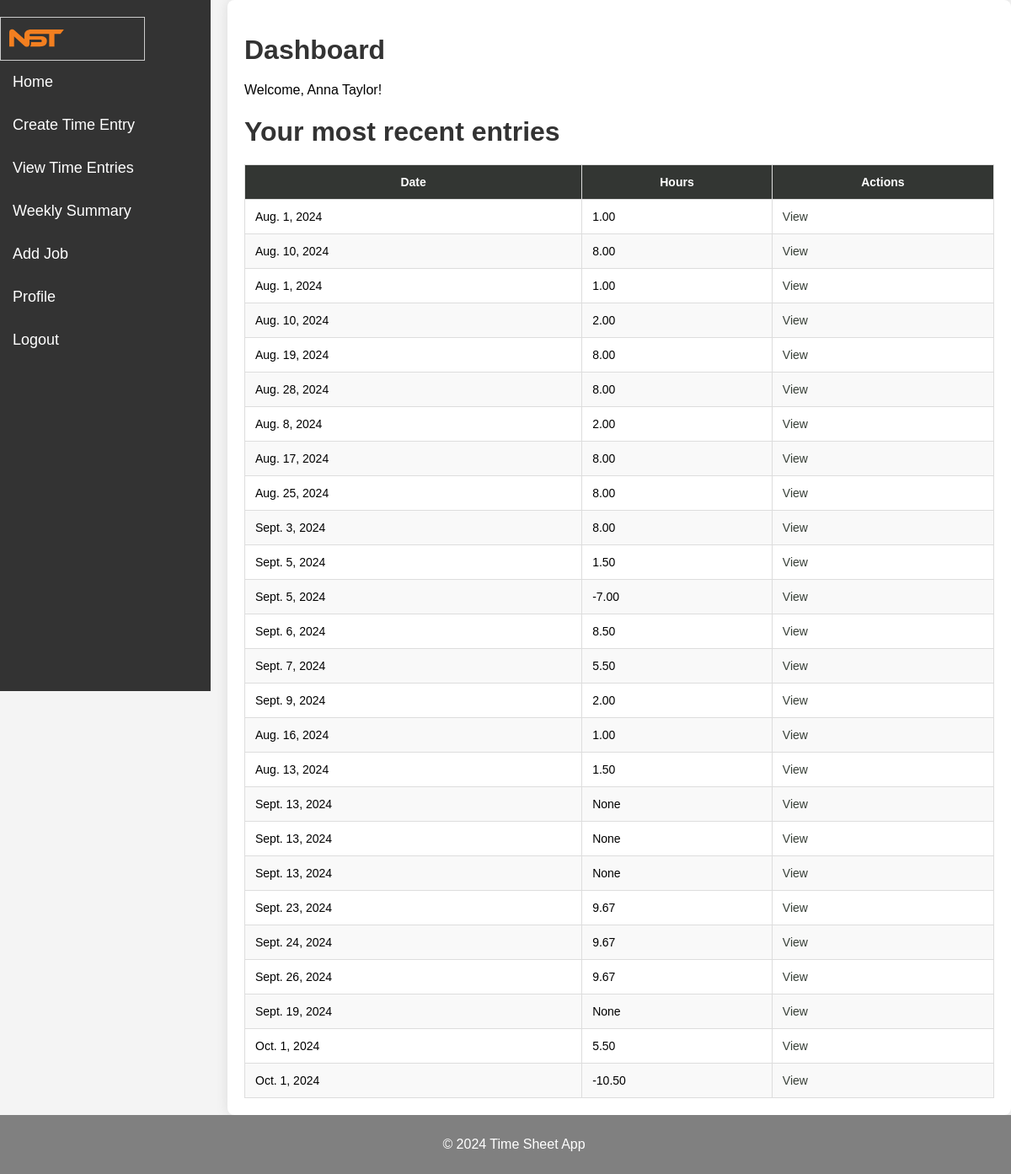
The app's page /time-entry/ (signed in) with its own data.
### accounts/models.py (models this page shows)
class CustomUser(AbstractUser):
    pass

### timesheets/models.py (models this page shows, shortened)
class TimeEntry(models.Model):
    LOCATION_CHOICES = [
        ('Home', 'Home'),
        ('Office', 'Office'),
    ]
    id = models.AutoField(primary_key=True)
    date = models.DateField(default=datetime.today)  # New field for date
    user = models.ForeignKey(settings.AUTH_USER_MODEL, on_delete=models.CASCADE)
    start_location = models.CharField(max_length=10, choices=LOCATION_CHOICES, default='Home')
    end_location = models.CharField(max_length=10, choices=LOCATION_CHOICES, default='Home')
    initial_mileage = models.DecimalField(max_digits=7, decimal_places=2, null=True, blank=True)
    final_mileage = models.DecimalField(max_digits=7, decimal_places=2, null=True, blank=True)
    activity_start_mileage = models.DecimalField(max_digits=7, decimal_places=2, null=True, blank=True)
    activity_end_mileage = models.DecimalField(max_digits=7, decimal_places=2, null=True, blank=True)
    total_miles = models.DecimalField(max_digits=7, decimal_places=2, null=True, blank=True)
    travel_miles_subtract = models.DecimalField(max_digits=7, decimal_places=2, null=True, blank=True)
    miles_to_be_paid = models.DecimalField(max_digits=7, decimal_places=2, null=True, blank=True)
    initial_leave_time = models.TimeField(null=True, blank=True)
    final_arrive_time = models.TimeField(null=True, blank=True)
    start_time = models.TimeField(null=True, blank=True)
    end_time = models.TimeField(null=True, blank=True)
    activity_arrive_time = models.TimeField(null=True, blank=True)
    activity_leave_time = models.TimeField(null=True, blank=True)
    hours_on_site = models.DecimalField(max_digits=5, decimal_places=2, null=True, blank=True)
    hours_for_the_day = models.DecimalField(max_digits=5, decimal_places=2, null=True, blank=True)
    travel_time_subtract = models.DecimalField(max_digits=5, decimal_places=2, null=True, blank=True)
    hours_to_be_paid = models.DecimalField(max_digits=5, decimal_places=2, null=True, blank=True)

### timesheets/views.py (the view)
# urls.py: 2. Add a URL to urlpatterns:  path('', views.home, name='home')
@login_required
def home(request):
    if request.user.is_superuser:
        time_entries = TimeEntry.objects.all()
    else:
        time_entries = TimeEntry.objects.filter(user=request.user)
    return render(request, 'timesheets/home.html',{'time_entries': time_entries})

### timesheets/templates/timesheets/home.html (shortened to what this page needs)
{% extends 'timesheets/base.html' %}
{% block content %}
<h1>Dashboard</h1>
<p>Welcome, {{ user.first_name }} {{ user.last_name }}!</p>
<h1>Your most recent entries</h1>
<table>
    <thead>
        <tr>
            <th>Date</th>
            <th>Hours</th>
            <th>Actions</th>
        </tr>
    </thead>
    <tbody>
        {% for entry in time_entries %}
        <tr>
            <td>{{ entry.date }}</td>
            <td>{{ entry.hours_to_be_paid }}</td>
            <td><a href="{% url 'time_entry_detail' entry.id %}">View</a></td>
        </tr>
        {% endfor %}
    </tbody>
</table>
{% endblock %}

### timesheets/templates/timesheets/base.html (shortened to what this page needs)
<!DOCTYPE html>
<html lang="en">
<head>
    {% load static %}
    <link rel="stylesheet" href="{% static 'css/style.css' %}">
</head>
<body>
    <div class="sidebar">
        <div class="logo">
        </div>
        {% block sidebar %}
        <a href="{% url 'home' %}">Home</a>
        {% if user.is_authenticated %}
        <a href="{% url 'time_entry_create' %}">Create Time Entry</a>
            <a href="{% url 'time_entry_list' %}">View Time Entries</a>
            <a href="{% url 'user_summary_report' %}">Weekly Summary</a>
            <a href="{% url 'add_job_to_time_entry' %}" >Add Job</a>
            <a href="">Profile</a>
            <a href="{% url 'logout' %}">Logout</a>
        {% else %}
            <a href="{% url 'login' %}">Login</a>
            <a href="{% url 'sregister' %}">Sign Up</a>
        {% endif %}
        {% endblock %}
    </div>
    <div class="container">
        {% block content %}{% endblock %}
    </div>
    <footer>
        <p>&copy; 2024 Time Sheet App</p>
    </footer>
</body>
</html>

### timesheets/static/css/style.css (style rules this page uses)
body { margin-top:20px; font-family: Arial, sans-serif; background-color: #f4f4f4; }
.sidebar { width: 250px; background-color: #333; }
.sidebar a { color: white; padding: 15px; text-decoration: none; display: block; }
.container { margin-left: 270px; padding: 20px; }
table { width: 100%; border-collapse: collapse; margin-top: 20px; font-size: 14px; }
thead { background-color: #4CAF50; color: white; }
th, td { padding: 12px; border: 1px solid #ddd; text-align: left; }
th { font-weight: bold; background-color: #333633; color: white; text-align: center; }
tbody tr:nth-child(even) { background-color: #f9f9f9; }
a { color: #373f37; text-decoration: none; }

### timesheets/templates/timesheets/base.html (style rules this page uses)
html, body { height: 100%; margin: 0; padding: 0; }
body { display: flex; flex-direction: column; font-family: Arial, sans-serif; background-color: #f4f4f4; }
.sidebar { width: 250px; background-color: #333; height: 100vh; padding-top: 20px; position: fixed; top: 0; left: 0; }
.sidebar a { padding: 15px; text-decoration: none; font-size: 18px; color: white; display: block; }
.container { flex: 1; margin-left: 270px; padding: 20px; background-color: #fff; border-radius: 8px; box-shadow: 0px 0px 15px rgba(0, 0, 0, 0.1); }
h1 { margin-bottom: 20px; color: #333; }
footer { text-align: center; padding: 10px; background-color: grey; color: white; width: 100%; position: relative; bottom: 0; left: 0; margin-top: auto; }
.logo { position: relative; width: 150px; padding: 10px; border: 1px solid #ccc; }
.logo svg { width: 100%; height: auto; }

### records on screen
CustomUser: first_name "Anna", last_name "Taylor"
TimeEntry: date "Aug. 1, 2024", hours_to_be_paid "1.00"
TimeEntry: date "Aug. 10, 2024", hours_to_be_paid "8.00"
TimeEntry: date "Aug. 1, 2024", hours_to_be_paid "1.00"
TimeEntry: date "Aug. 10, 2024", hours_to_be_paid "2.00"
TimeEntry: date "Aug. 19, 2024", hours_to_be_paid "8.00"
TimeEntry: date "Aug. 28, 2024", hours_to_be_paid "8.00"
TimeEntry: date "Aug. 8, 2024", hours_to_be_paid "2.00"
TimeEntry: date "Aug. 17, 2024", hours_to_be_paid "8.00"
TimeEntry: date "Aug. 25, 2024", hours_to_be_paid "8.00"
TimeEntry: date "Sept. 3, 2024", hours_to_be_paid "8.00"
TimeEntry: date "Sept. 5, 2024", hours_to_be_paid "1.50"
TimeEntry: date "Sept. 5, 2024", hours_to_be_paid "-7.00"
TimeEntry: date "Sept. 6, 2024", hours_to_be_paid "8.50"
TimeEntry: date "Sept. 7, 2024", hours_to_be_paid "5.50"
TimeEntry: date "Sept. 9, 2024", hours_to_be_paid "2.00"
TimeEntry: date "Aug. 16, 2024", hours_to_be_paid "1.00"
TimeEntry: date "Aug. 13, 2024", hours_to_be_paid "1.50"
TimeEntry: date "Sept. 13, 2024", hours_to_be_paid "None"
TimeEntry: date "Sept. 13, 2024", hours_to_be_paid "None"
TimeEntry: date "Sept. 13, 2024", hours_to_be_paid "None"
TimeEntry: date "Sept. 23, 2024", hours_to_be_paid "9.67"
TimeEntry: date "Sept. 24, 2024", hours_to_be_paid "9.67"
TimeEntry: date "Sept. 26, 2024", hours_to_be_paid "9.67"
TimeEntry: date "Sept. 19, 2024", hours_to_be_paid "None"
TimeEntry: date "Oct. 1, 2024", hours_to_be_paid "5.50"
TimeEntry: date "Oct. 1, 2024", hours_to_be_paid "-10.50"
